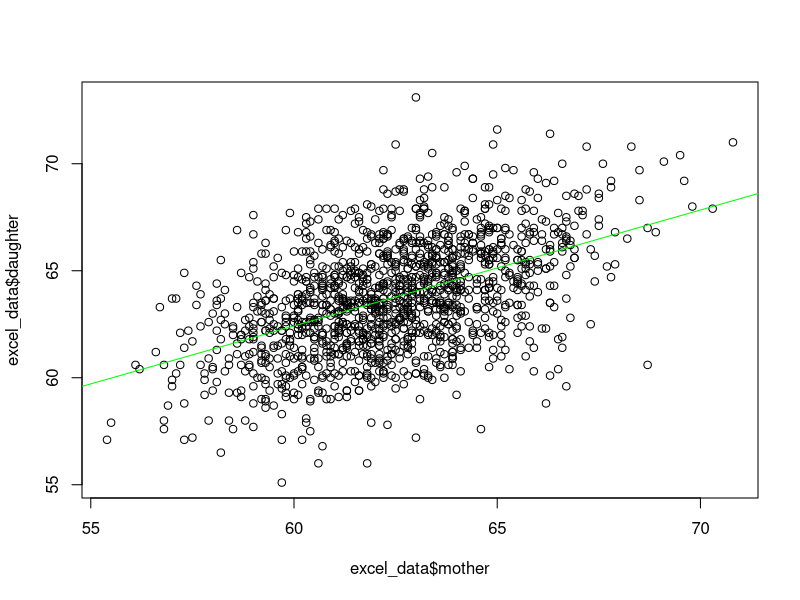

The R source for this figure:

# Load data in to R
library(readxl)

excel_data <- read_excel("Heights of Mothers and Daughters.xlsx")

# daughter ~ mother
# Fit the model
model_5 <- lm(daughter~mother,data=excel_data)
sum_of_data <- summary(model_5)
e <- residuals(model_5)
sum(e)

# Plot to make sure a linear relationship makes sense
plot(excel_data$daughter~excel_data$mother)
abline(model_5,col="green")


#Get b1 and se_b1
b1 <- summary(model_5)$coefficients[2, 1]
se_b1 <- summary(model_5)$coefficients[2, 2]


MSE <- summary(model_5)$sigma^2
#Find t score
qt(0.95, 1373)
t_1 <- b1 / se_b1
t_1 > qt(0.95, 1373)

#Find p score
p_1 <- pt(t_1, 1373)

#Problem 2.27c
qt(0.975, 1373)
b1
se_b1
b1 - (qt(0.975, 1373) * se_b1)
b1 + (qt(0.975, 1373) * se_b1)

sum_of_data
sum_of_data$coefficients[2,4]

#Mean of problem 2
mean(excel_data$mother)
t.test(excel_data$daughter, conf.level = 0.95)
